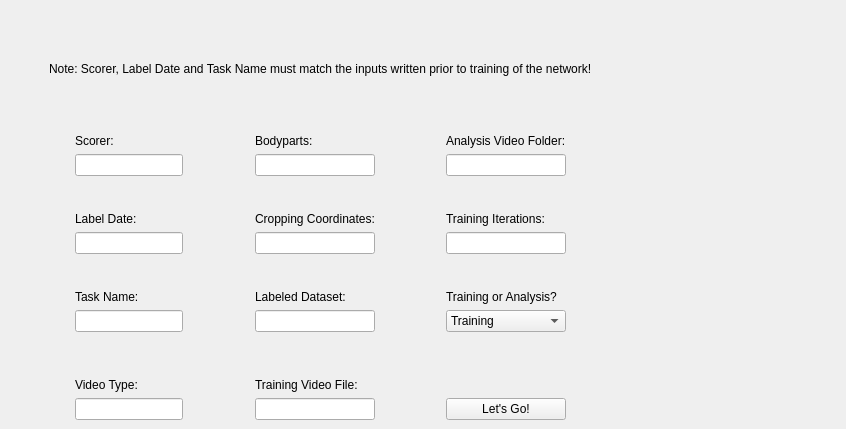
<?xml version="1.0" encoding="UTF-8"?>
<ui version="4.0">
 <class>MainWindow</class>
 <widget class="QMainWindow" name="MainWindow">
  <property name="geometry">
   <rect>
    <x>0</x>
    <y>0</y>
    <width>846</width>
    <height>429</height>
   </rect>
  </property>
  <property name="windowTitle">
   <string>MainWindow</string>
  </property>
  <widget class="QWidget" name="centralwidget">
   <layout class="QFormLayout" name="formLayout">
    <item row="2" column="0">
     <layout class="QVBoxLayout" name="verticalLayout_4">
      <item>
       <spacer name="verticalSpacer_11">
        <property name="orientation">
         <enum>Qt::Vertical</enum>
        </property>
        <property name="sizeHint" stdset="0">
         <size>
          <width>20</width>
          <height>40</height>
         </size>
        </property>
       </spacer>
      </item>
      <item>
       <layout class="QHBoxLayout" name="horizontalLayout_4">
        <item>
         <spacer name="horizontalSpacer_5">
          <property name="orientation">
           <enum>Qt::Horizontal</enum>
          </property>
          <property name="sizeHint" stdset="0">
           <size>
            <width>40</width>
            <height>20</height>
           </size>
          </property>
         </spacer>
        </item>
        <item>
         <widget class="QLabel" name="label_8">
          <property name="text">
           <string>Note: Scorer, Label Date and Task Name must match the inputs written prior to training of the network!</string>
          </property>
         </widget>
        </item>
        <item>
         <spacer name="horizontalSpacer_6">
          <property name="orientation">
           <enum>Qt::Horizontal</enum>
          </property>
          <property name="sizeHint" stdset="0">
           <size>
            <width>40</width>
            <height>20</height>
           </size>
          </property>
         </spacer>
        </item>
       </layout>
      </item>
      <item>
       <spacer name="verticalSpacer_6">
        <property name="orientation">
         <enum>Qt::Vertical</enum>
        </property>
        <property name="sizeHint" stdset="0">
         <size>
          <width>20</width>
          <height>10</height>
         </size>
        </property>
       </spacer>
      </item>
      <item>
       <layout class="QHBoxLayout" name="horizontalLayout">
        <item>
         <spacer name="horizontalSpacer_3">
          <property name="orientation">
           <enum>Qt::Horizontal</enum>
          </property>
          <property name="sizeHint" stdset="0">
           <size>
            <width>40</width>
            <height>20</height>
           </size>
          </property>
         </spacer>
        </item>
        <item>
         <layout class="QVBoxLayout" name="verticalLayout_2">
          <item>
           <widget class="QLabel" name="label_3">
            <property name="text">
             <string>Scorer:</string>
            </property>
           </widget>
          </item>
          <item>
           <widget class="QLineEdit" name="gscorer"/>
          </item>
          <item>
           <spacer name="verticalSpacer_3">
            <property name="orientation">
             <enum>Qt::Vertical</enum>
            </property>
            <property name="sizeHint" stdset="0">
             <size>
              <width>20</width>
              <height>30</height>
             </size>
            </property>
           </spacer>
          </item>
          <item>
           <widget class="QLabel" name="label_4">
            <property name="text">
             <string>Label Date:</string>
            </property>
           </widget>
          </item>
          <item>
           <widget class="QLineEdit" name="gdate"/>
          </item>
          <item>
           <spacer name="verticalSpacer_4">
            <property name="orientation">
             <enum>Qt::Vertical</enum>
            </property>
            <property name="sizeHint" stdset="0">
             <size>
              <width>20</width>
              <height>30</height>
             </size>
            </property>
           </spacer>
          </item>
          <item>
           <widget class="QLabel" name="label_5">
            <property name="text">
             <string>Task Name:</string>
            </property>
           </widget>
          </item>
          <item>
           <widget class="QLineEdit" name="gtask"/>
          </item>
          <item>
           <spacer name="verticalSpacer_7">
            <property name="orientation">
             <enum>Qt::Vertical</enum>
            </property>
            <property name="sizeHint" stdset="0">
             <size>
              <width>20</width>
              <height>40</height>
             </size>
            </property>
           </spacer>
          </item>
          <item>
           <widget class="QLabel" name="label_10">
            <property name="text">
             <string>Video Type:</string>
            </property>
           </widget>
          </item>
          <item>
           <widget class="QLineEdit" name="gvid_type"/>
          </item>
         </layout>
        </item>
        <item>
         <spacer name="horizontalSpacer">
          <property name="orientation">
           <enum>Qt::Horizontal</enum>
          </property>
          <property name="sizeHint" stdset="0">
           <size>
            <width>40</width>
            <height>20</height>
           </size>
          </property>
         </spacer>
        </item>
        <item>
         <layout class="QVBoxLayout" name="verticalLayout_3">
          <item>
           <widget class="QLabel" name="label_6">
            <property name="text">
             <string>Bodyparts:</string>
            </property>
           </widget>
          </item>
          <item>
           <widget class="QLineEdit" name="gbodyparts"/>
          </item>
          <item>
           <spacer name="verticalSpacer_2">
            <property name="orientation">
             <enum>Qt::Vertical</enum>
            </property>
            <property name="sizeHint" stdset="0">
             <size>
              <width>20</width>
              <height>30</height>
             </size>
            </property>
           </spacer>
          </item>
          <item>
           <widget class="QLabel" name="label_7">
            <property name="text">
             <string>Cropping Coordinates:</string>
            </property>
           </widget>
          </item>
          <item>
           <widget class="QLineEdit" name="gcrop"/>
          </item>
          <item>
           <spacer name="verticalSpacer_5">
            <property name="orientation">
             <enum>Qt::Vertical</enum>
            </property>
            <property name="sizeHint" stdset="0">
             <size>
              <width>20</width>
              <height>30</height>
             </size>
            </property>
           </spacer>
          </item>
          <item>
           <widget class="QLabel" name="label_9">
            <property name="text">
             <string>Labeled Dataset:</string>
            </property>
           </widget>
          </item>
          <item>
           <widget class="QLineEdit" name="gdataset">
            <property name="dragEnabled">
             <bool>true</bool>
            </property>
           </widget>
          </item>
          <item>
           <spacer name="verticalSpacer_8">
            <property name="orientation">
             <enum>Qt::Vertical</enum>
            </property>
            <property name="sizeHint" stdset="0">
             <size>
              <width>20</width>
              <height>40</height>
             </size>
            </property>
           </spacer>
          </item>
          <item>
           <widget class="QLabel" name="label_2">
            <property name="text">
             <string>Training Video File:</string>
            </property>
           </widget>
          </item>
          <item>
           <widget class="QLineEdit" name="gtrain_vid_file">
            <property name="dragEnabled">
             <bool>true</bool>
            </property>
           </widget>
          </item>
         </layout>
        </item>
        <item>
         <spacer name="horizontalSpacer_2">
          <property name="orientation">
           <enum>Qt::Horizontal</enum>
          </property>
          <property name="sizeHint" stdset="0">
           <size>
            <width>40</width>
            <height>20</height>
           </size>
          </property>
         </spacer>
        </item>
        <item>
         <layout class="QVBoxLayout" name="verticalLayout">
          <item>
           <widget class="QLabel" name="label_11">
            <property name="text">
             <string>Analysis Video Folder:</string>
            </property>
           </widget>
          </item>
          <item>
           <widget class="QLineEdit" name="ganalysis_vid_file">
            <property name="dragEnabled">
             <bool>true</bool>
            </property>
           </widget>
          </item>
          <item>
           <spacer name="verticalSpacer">
            <property name="orientation">
             <enum>Qt::Vertical</enum>
            </property>
            <property name="sizeHint" stdset="0">
             <size>
              <width>20</width>
              <height>30</height>
             </size>
            </property>
           </spacer>
          </item>
          <item>
           <widget class="QLabel" name="label_12">
            <property name="text">
             <string>Training Iterations:</string>
            </property>
           </widget>
          </item>
          <item>
           <widget class="QLineEdit" name="gtraining_iter"/>
          </item>
          <item>
           <spacer name="verticalSpacer_10">
            <property name="orientation">
             <enum>Qt::Vertical</enum>
            </property>
            <property name="sizeHint" stdset="0">
             <size>
              <width>20</width>
              <height>30</height>
             </size>
            </property>
           </spacer>
          </item>
          <item>
           <widget class="QLabel" name="label">
            <property name="text">
             <string>Training or Analysis?</string>
            </property>
           </widget>
          </item>
          <item>
           <widget class="QComboBox" name="gmode_select">
            <item>
             <property name="text">
              <string>Training</string>
             </property>
            </item>
            <item>
             <property name="text">
              <string>Analysis</string>
             </property>
            </item>
           </widget>
          </item>
          <item>
           <spacer name="verticalSpacer_9">
            <property name="orientation">
             <enum>Qt::Vertical</enum>
            </property>
            <property name="sizeHint" stdset="0">
             <size>
              <width>20</width>
              <height>60</height>
             </size>
            </property>
           </spacer>
          </item>
          <item>
           <widget class="QPushButton" name="gleggo">
            <property name="text">
             <string>Let's Go!</string>
            </property>
           </widget>
          </item>
         </layout>
        </item>
        <item>
         <spacer name="horizontalSpacer_4">
          <property name="orientation">
           <enum>Qt::Horizontal</enum>
          </property>
          <property name="sizeHint" stdset="0">
           <size>
            <width>40</width>
            <height>20</height>
           </size>
          </property>
         </spacer>
        </item>
       </layout>
      </item>
     </layout>
    </item>
   </layout>
  </widget>
 </widget>
 <resources/>
 <connections/>
</ui>
